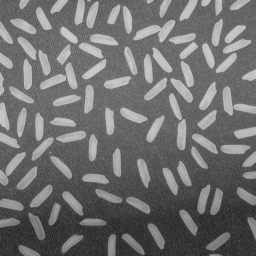
%> input picture lezio6/rice.png, 256 x 256 px
$ octave es4.m   (GNU Octave 9; MATLAB toolbox functions it lacks are replaced by stand-ins)
%> lines starting %> are read from the running program, lines starting %| are printed output that depends on the picture
%ESERCIZIO SU RICE

ANGLE = 0; % 0, 1, 2, 3, 4, 5 ...
DIST = 8;
SIMM = 1;

%PARTE 1 ---------------------------------
%{
Calcolare la matrice di co-occorrenza con
diversi valori di angolo (come nel sorgente)
e di distanza (da 1 a 16 con step di 2 o 4 a
seconda di quanto sia lento l’algoritmo)
%}
img = imread('rice.png');
%> img is the input picture: size 256x256 uint8; min 40, max 204, mean 111.2
%img1 = cooccurrence(img,0,8,SIMM);
%img2 = cooccurrence(img,2,8,SIMM);
%img3 = cooccurrence(img,0,1,SIMM);
%img4 = cooccurrence(img,6,1,SIMM);

%PARTE 2 --------------------------------
%matrice di autocorrelazione
%img5 = xcorr2(img);

%PARTE 3 --------------------------------
%istogramma(visualizzato direttamente sull'immagine [vedi sotto])

%PARTE 4 --------------------------------
%4. Fare la trasformata di Fourier delle tessiture e visualizzare lo
%spettro
trasf1 = fftshift(fft2(img));

%PARTE 5 --------------------------------
%5. Fare la trasformata di Fourier delle funzioni di autocorrelazione e
%visualizzarle [vedi sotto]

figure;

subplot(2,4,1);
imshow(img1, []);
%> (this line was passed over: img1 is not available in this run)

subplot(2,4,2);
imshow(img2, []);
%> (this line was passed over: img2 is not available in this run)

subplot(2,4,3);
imshow(img3, []);
%> (this line was passed over: img3 is not available in this run)

subplot(2,4,4);
imshow(img4, []);
%> (this line was passed over: img4 is not available in this run)

subplot(2,4,5);
imshow(img5, []);
%> (this line was passed over: img5 is not available in this run)

subplot(2,4,6);
imhist(img);

subplot(2,4,7);
surf(img5);
%> (this line was passed over: img5 is not available in this run)

subplot(2,4,8);
imshow(log(abs(trasf1))+1, []);
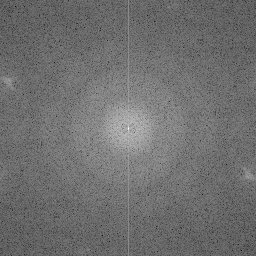
%> displayed picture: size 256x256, on the screen's scale of 0 to 255; min 0, max 255, mean 111.1
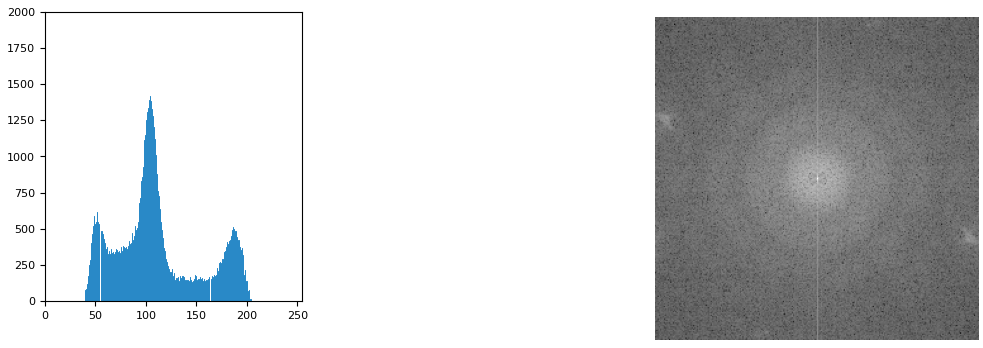
%> figure redrawn from the program's plot data, 2 panels
